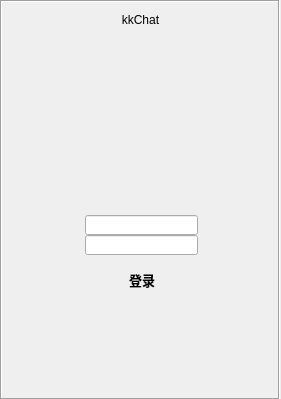
<?xml version="1.0" encoding="UTF-8"?>
<ui version="4.0">
 <class>LoginDialog</class>
 <widget class="QDialog" name="LoginDialog">
  <property name="geometry">
   <rect>
    <x>0</x>
    <y>0</y>
    <width>281</width>
    <height>399</height>
   </rect>
  </property>
  <property name="windowTitle">
   <string>kkChat</string>
  </property>
  <widget class="QLabel" name="label">
   <property name="geometry">
    <rect>
     <x>0</x>
     <y>0</y>
     <width>280</width>
     <height>400</height>
    </rect>
   </property>
   <property name="frameShape">
    <enum>QFrame::Box</enum>
   </property>
   <property name="frameShadow">
    <enum>QFrame::Sunken</enum>
   </property>
   <property name="text">
    <string/>
   </property>
   <property name="pixmap">
    <pixmap>images/login.jpg</pixmap>
   </property>
   <property name="alignment">
    <set>Qt::AlignCenter</set>
   </property>
  </widget>
  <widget class="QPushButton" name="loginPushButton">
   <property name="geometry">
    <rect>
     <x>36</x>
     <y>258</y>
     <width>212</width>
     <height>43</height>
    </rect>
   </property>
   <property name="font">
    <font>
     <family>微软雅黑</family>
     <pointsize>10</pointsize>
     <bold>true</bold>
    </font>
   </property>
   <property name="text">
    <string>登录</string>
   </property>
   <property name="flat">
    <bool>true</bool>
   </property>
  </widget>
  <widget class="QLineEdit" name="usrLineEdit">
   <property name="geometry">
    <rect>
     <x>85</x>
     <y>215</y>
     <width>113</width>
     <height>20</height>
    </rect>
   </property>
   <property name="font">
    <font>
     <family>微软雅黑</family>
     <pointsize>10</pointsize>
    </font>
   </property>
   <property name="text">
    <string/>
   </property>
   <property name="alignment">
    <set>Qt::AlignCenter</set>
   </property>
  </widget>
  <widget class="QLineEdit" name="pwdLineEdit">
   <property name="geometry">
    <rect>
     <x>85</x>
     <y>235</y>
     <width>113</width>
     <height>20</height>
    </rect>
   </property>
   <property name="echoMode">
    <enum>QLineEdit::Password</enum>
   </property>
   <property name="alignment">
    <set>Qt::AlignCenter</set>
   </property>
  </widget>
  <widget class="QLabel" name="labelCover">
   <property name="geometry">
    <rect>
     <x>80</x>
     <y>100</y>
     <width>121</width>
     <height>111</height>
    </rect>
   </property>
   <property name="text">
    <string/>
   </property>
   <property name="pixmap">
    <pixmap>images/KK.jpg</pixmap>
   </property>
  </widget>
  <widget class="QLabel" name="label_2">
   <property name="geometry">
    <rect>
     <x>10</x>
     <y>10</y>
     <width>261</width>
     <height>20</height>
    </rect>
   </property>
   <property name="autoFillBackground">
    <bool>true</bool>
   </property>
   <property name="text">
    <string>kkChat</string>
   </property>
   <property name="alignment">
    <set>Qt::AlignCenter</set>
   </property>
  </widget>
 </widget>
 <resources/>
 <connections/>
</ui>
